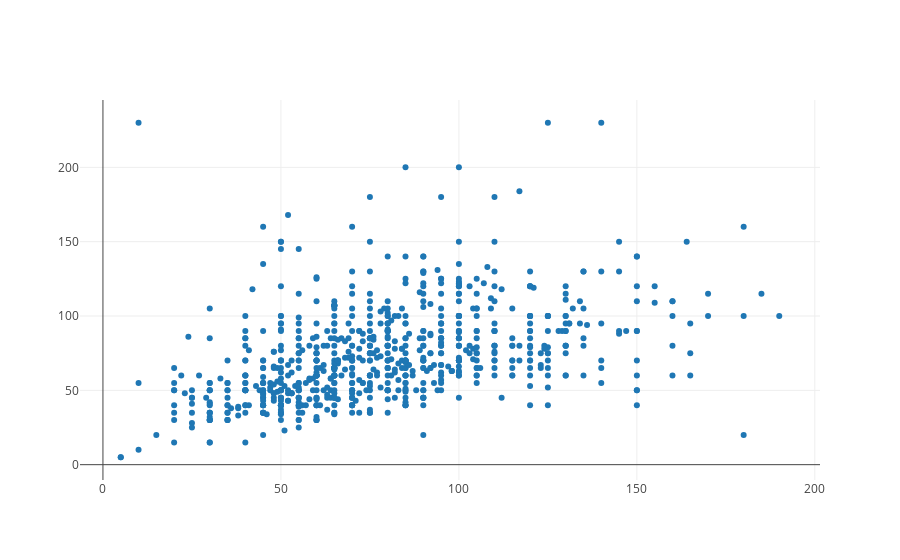

Write notebook code for a chart like this one.
### Code cell
import plotly.graph_objs as go

iplot([go.Scatter(x=pokemon['Attack'], y=pokemon['Defense'], mode='markers')])

### Figure 1 — Plotly figure (JSON) as saved in the notebook; plotly's stock layout.template omitted (floating-point values rounded to 4 significant figures; data arrays with more than 128 entries replaced by an {"elided": "..."} marker saying what was removed)
{"data": [{"mode": "markers", "x": {"elided": "800 int values"}, "y": {"elided": "800 int values"}, "type": "scatter", "uid": "6c794d5e-d5c7-11e8-8674-fb13798f140d"}], "layout": {}}
